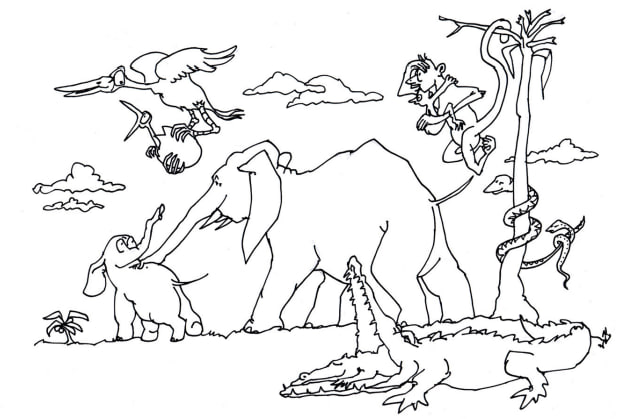
#> input picture spot_the_difference/puzzles/puzzle_extra_05.jpg, 629 x 419 px, found by its file name
$ python check_gt_detections.py
#> lines starting #> are read from the running program, lines starting #| are printed output that depends on the picture; after the words box and inside, x2 and y2 are one past the last pixel; in counts of white or black regions, pixels touching at a corner belong together
#> call 2 of load_bgr, with path = 'puzzles/puzzle_extra_06.jpg'
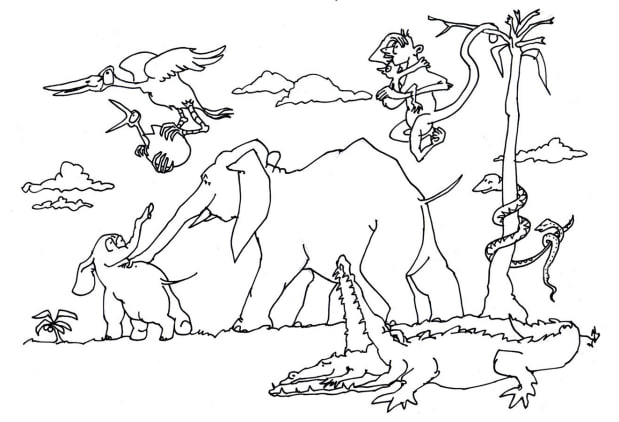
#> input picture spot_the_difference/puzzles/puzzle_extra_06.jpg, 619 x 422 px, found by its file name
### spot_the_difference/engine_v3.py
#!/usr/bin/env python3
"""
engine_v3.py  — Spot the Difference Engine v3
==============================================
Rebuild from scratch per the developer specification.

Key design principles (from spec):
  • Zero hardcoded image-specific overrides.  Every parameter is computed
    dynamically from the panel dimensions or the image data.
  • Dual pipeline: colour-space delta for paintings, local SSIM for line
    drawings.
  • Three-stage alignment: Lanczos resize → SIFT/AKAZE/ORB RANSAC →
    optional ECC refinement.
  • Boundary overlap masking (valid_mask) eroded by 1.5 % of panel width.
  • OCR masking (Khmer + English) with resolution-relative padding.
  • Margin spike detection only for colour mode — disabled for line drawings.
  • Exact contour outlines drawn; numbered badges placed adjacently.

Scale-invariant parameters:
  merge_radius  = max(20, panel_width * 0.05)
  min_area      = max(10, panel_w * panel_h * 0.0001)
  circle_pad    = max(4,  panel_width * 0.005)
  ocr_pad       = max(20, int(panel_width * 0.03))
  erosion_px    = max(5,  int(min(h, w) * 0.015))
  delta_floor   = max(5.0, std(absdiff) * 0.5)  [capped 15.0]

Usage:
  python engine_v3.py puzzle.jpg
  python engine_v3.py original.png modified.png
  python engine_v3.py numbergrid.png --mode number
  python engine_v3.py a.jpg b.jpg --output result.png
"""

import sys
import argparse
import warnings
import random
import os
import re
import cv2
import numpy as np
from pathlib import Path
from skimage.metrics import structural_similarity as ssim
from PIL import Image, ImageDraw, ImageFont

warnings.filterwarnings("ignore")


# ─────────────────────────────────────────────────────────────────────────────
#  FIXED STRUCTURAL CONSTANTS  (not image-specific overrides)
# ─────────────────────────────────────────────────────────────────────────────

MAX_WARP_SCALE       = 3.0    # sanity guard: reject homographies that stretch > 3×
SAME_RATIO_TOL       = 0.03   # aspect-ratio difference below this → simple resize
ECC_MAX_DIM          = 400    # shrink to this size before ECC to keep it fast
ECC_MAX_ITER         = 150
ECC_EPS              = 1e-5

NUM_CELL_PAD         = 4      # pixels cropped from grid-cell border before OCR
NUM_MIN_COLS         = 3
NUM_MIN_ROWS         = 3

HUE_FIXED_THRESH     = 30     # degrees: hue arc above this triggers
HUE_SAT_MIN          = 30     # ignore pixels below this saturation
HUE_SCORE_WEIGHT     = 0.5    # weight of hue delta vs RGB delta
MAX_BLOB_RADIUS_FRAC = 0.25   # max enclosing-circle radius as fraction of min(h,w)
LOW_DELTA_FRAC       = 0.30   # drop groups whose delta < this fraction of median

_SATURATION_LINE_THRESHOLD = 20   # mean saturation below this → line-drawing mode


# ─────────────────────────────────────────────────────────────────────────────
#  DYNAMIC PARAMETER HELPERS
# ─────────────────────────────────────────────────────────────────────────────

def _merge_radius(panel_w: int, panel_h: int) -> int:
    """6 % of the maximum panel dimension, minimum 20 px."""
    return max(20, int(max(panel_w, panel_h) * 0.06))


def _min_area(panel_w: int, panel_h: int) -> int:
    """0.01 % of panel area, minimum 10 px²."""
    return max(10, int(panel_w * panel_h * 0.0001))


def _circle_pad(panel_w: int) -> int:
    """0.5 % of panel width, minimum 4 px."""
    return max(4, int(panel_w * 0.005))


def _ocr_pad(panel_w: int) -> int:
    """3 % of panel width, minimum 20 px."""
    return max(20, int(panel_w * 0.03))


def _erosion_px(h: int, w: int) -> int:
    """1.5 % of shorter dimension, minimum 5 px."""
    return max(5, int(min(h, w) * 0.015))


# [20 lines left out: functions _hue_dilate_ksize, _dynamic_delta_floor, not called in this run]


# ─────────────────────────────────────────────────────────────────────────────
#  FONTS
# ─────────────────────────────────────────────────────────────────────────────

_KHMER_FONT_CANDIDATES = [
    "/usr/share/fonts/truetype/noto/NotoSansKhmer-Bold.ttf",
    "/usr/share/fonts/truetype/noto/NotoSerifKhmer-Bold.ttf",
    "/usr/share/fonts/truetype/noto/NotoSansKhmer-Regular.ttf",
    "/usr/share/fonts/truetype/noto/NotoSerifKhmer-Regular.ttf",
    "C:/Windows/Fonts/NotoSansKhmer-Bold.ttf",
    "C:/Windows/Fonts/NotoSansKhmer-Regular.ttf",
    "/Library/Fonts/NotoSansKhmer-Bold.ttf",
    "/Library/Fonts/NotoSansKhmer-Regular.ttf",
    os.path.expanduser("~/Library/Fonts/NotoSansKhmer-Bold.ttf"),
    os.path.expanduser("~/Library/Fonts/NotoSansKhmer[wdth,wght].ttf"),
    "/usr/local/share/fonts/NotoSansKhmer-Bold.ttf",
    os.path.expanduser("~/.fonts/NotoSansKhmer-Bold.ttf"),
    os.path.expanduser("~/.local/share/fonts/NotoSansKhmer-Bold.ttf"),
]
_AVAILABLE_KHMER_FONTS = [p for p in _KHMER_FONT_CANDIDATES if os.path.exists(p)]

if not _AVAILABLE_KHMER_FONTS:
    print(
        "[WARN] No Khmer fonts found. Khmer text will fall back to the default font.\n"
        "       Linux : sudo apt install fonts-noto-core\n"
        "       macOS : brew install font-noto-sans-khmer"
    )

_LATIN_FONT = next((p for p in [
    "/usr/share/fonts/truetype/liberation/LiberationSans-Bold.ttf",
    "/usr/share/fonts/truetype/dejavu/DejaVuSans-Bold.ttf",
    "C:/Windows/Fonts/arialbd.ttf",
    "/Library/Fonts/Arial Bold.ttf",
    "/System/Library/Fonts/Supplemental/Arial Bold.ttf",
] if os.path.exists(p)), None)


# [23 lines left out: functions _pick_khmer_font, _load_font, not called in this run]


# ─────────────────────────────────────────────────────────────────────────────
#  1.  IMAGE I/O
# ─────────────────────────────────────────────────────────────────────────────

def load_bgr(path: str) -> np.ndarray:
    return cv2.cvtColor(np.array(Image.open(path).convert("RGB")), cv2.COLOR_RGB2BGR)


# [10 lines left out: function crop_text_by_gap, not called in this run]


def _ssim_score(a: np.ndarray, b: np.ndarray) -> float:
    ga = cv2.cvtColor(cv2.resize(a, (512, 512)), cv2.COLOR_BGR2GRAY)
    gb = cv2.cvtColor(cv2.resize(b, (512, 512)), cv2.COLOR_BGR2GRAY)
    score, _ = ssim(ga, gb, full=True)
    return float(score)


# [60 lines left out: function auto_slice, not called in this run]


# ─────────────────────────────────────────────────────────────────────────────
#  2.  ALIGNMENT
# ─────────────────────────────────────────────────────────────────────────────

def _gray(img: np.ndarray) -> np.ndarray:
    return cv2.cvtColor(img, cv2.COLOR_BGR2GRAY)


def _warp_h(src, H, wh):
    return cv2.warpPerspective(src, H, wh,
                               flags=cv2.INTER_LANCZOS4,
                               borderMode=cv2.BORDER_REFLECT_101)


def _homography_ok(H, w, h):
    if H is None:
        return False
    pts = np.float32([[0, 0], [w, 0], [w, h], [0, h]]).reshape(-1, 1, 2)
    out = cv2.perspectiveTransform(pts, H).reshape(-1, 2)
    ow  = float(np.max(out[:, 0]) - np.min(out[:, 0]))
    oh  = float(np.max(out[:, 1]) - np.min(out[:, 1]))
    if ow < 1 or oh < 1:
        return False
    sx, sy = ow / w, oh / h
    lo, hi = 1.0 / MAX_WARP_SCALE, float(MAX_WARP_SCALE)
    return lo < sx < hi and lo < sy < hi


def _stage1_scale(ref, tgt):
    h,  w  = ref.shape[:2]
    ht, wt = tgt.shape[:2]
    if h == ht and w == wt:
        print("[V3-S1] Same size — skip")
        return tgt, True

    ar_r = w  / h
    ar_t = wt / ht
    diff = abs(ar_r - ar_t) / max(ar_r, ar_t)
    if diff <= SAME_RATIO_TOL:
        out = cv2.resize(tgt, (w, h), interpolation=cv2.INTER_LANCZOS4)
        print("[V3-S1] Same ratio → Lanczos resize")
        return out, True

    scale   = min(w / wt, h / ht)
    nw, nh  = int(wt * scale), int(ht * scale)
    resized = cv2.resize(tgt, (nw, nh), interpolation=cv2.INTER_LANCZOS4)
    edge    = np.concatenate([resized[0].reshape(-1, 3), resized[-1].reshape(-1, 3),
                               resized[:, 0].reshape(-1, 3), resized[:, -1].reshape(-1, 3)])
    pad_c   = tuple(int(x) for x in np.median(edge, axis=0))
    canvas  = np.full((h, w, 3), pad_c, dtype=np.uint8)
    y0, x0  = (h - nh) // 2, (w - nw) // 2
    canvas[y0:y0 + nh, x0:x0 + nw] = resized
    print("[V3-S1] Different ratio → fit-and-pad")
    return canvas, False


def _match_features(g_ref, g_tgt, name):
    if   name == "SIFT":  det, norm = cv2.SIFT_create(nfeatures=12000), cv2.NORM_L2
    elif name == "AKAZE": det, norm = cv2.AKAZE_create(),                cv2.NORM_HAMMING
    else:                 det, norm = cv2.ORB_create(nfeatures=12000),   cv2.NORM_HAMMING
    kp1, d1 = det.detectAndCompute(g_ref, None)
    kp2, d2 = det.detectAndCompute(g_tgt, None)
    if d1 is None or d2 is None or len(kp1) < 8 or len(kp2) < 8:
        return kp1, kp2, []
    matcher = cv2.BFMatcher(norm, crossCheck=False)
    raw     = matcher.knnMatch(d2, d1, k=2)
    good    = [m for m, n in raw if len((m, n)) == 2 and m.distance < 0.78 * n.distance]
    return kp1, kp2, good


def _stage2_features(ref, tgt):
    h, w  = ref.shape[:2]
    g_ref = _gray(ref)
    g_tgt = _gray(tgt)
    for name in ("SIFT", "AKAZE", "ORB"):
        kp1, kp2, good = _match_features(g_ref, g_tgt, name)
        print(f"[V3-S2] {name}: {len(good)} good matches")
        if len(good) < 12:
            continue
        src = np.float32([kp2[m.queryIdx].pt for m in good]).reshape(-1, 1, 2)
        dst = np.float32([kp1[m.trainIdx].pt for m in good]).reshape(-1, 1, 2)
        H, mask = cv2.findHomography(src, dst, cv2.RANSAC, 5.0)
        if not _homography_ok(H, w, h):
            print(f"[V3-S2] {name}: homography failed sanity check")
            continue
        inliers = int(mask.sum()) if mask is not None else 0
        print(f"[V3-S2] {name}: accepted ({inliers} inliers)")
        warped = _warp_h(tgt, H, (w, h))
        return warped, H
    print("[V3-S2] No usable homography")
    return tgt, None


def _stage3_ecc(ref, tgt):
    h, w   = ref.shape[:2]
    sc     = min(1.0, ECC_MAX_DIM / max(h, w))
    sw, sh = int(w * sc), int(h * sc)
    g_ref  = _gray(cv2.resize(ref, (sw, sh)))
    g_tgt  = _gray(cv2.resize(tgt, (sw, sh)))
    criteria = (cv2.TERM_CRITERIA_EPS | cv2.TERM_CRITERIA_COUNT, ECC_MAX_ITER, ECC_EPS)
    H_init   = np.eye(3, dtype=np.float32)
    try:
        _, H_small = cv2.findTransformECC(g_ref, g_tgt, H_init,
                                          cv2.MOTION_HOMOGRAPHY, criteria,
                                          inputMask=None, gaussFiltSize=5)
    except cv2.error as e:
        print(f"[V3-S3] ECC failed: {e}")
        return tgt, None
    H_full       = H_small.copy()
    H_full[0, 2] /= sc
    H_full[1, 2] /= sc
    if not _homography_ok(H_full, w, h):
        print("[V3-S3] ECC result insane — skipped")
        return tgt, None
    return _warp_h(tgt, H_full, (w, h)), H_full


def align(ref, tgt, skip_ecc=False):
    """
    Three-stage alignment. Returns (aligned_tgt, H, valid_mask).
    valid_mask is a uint8 mask representing the overlap region after warping,
    eroded by 1.5 % of the shorter dimension to blind boundary noise.
    """
#> called with skip_ecc = False
    h, w   = ref.shape[:2]
#> h = 419; w = 629
    ht, wt = tgt.shape[:2]
#> ht = 422; wt = 619

    s0 = _ssim_score(ref, tgt)
#> in _ssim_score, `gb = cv2.cvtColor(cv2.resize(b, (512, 512)), cv2.COLOR_BGR2GRAY)`:
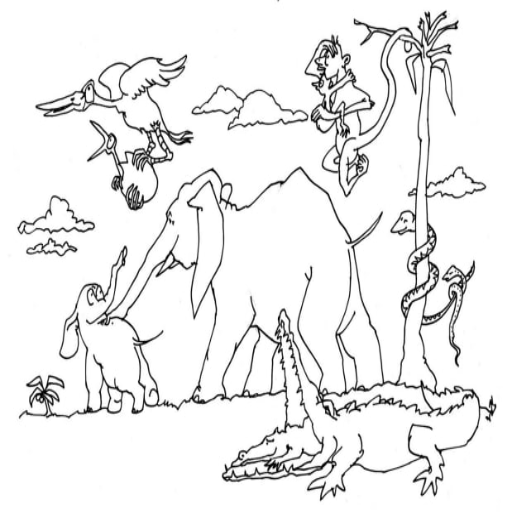
#> gb: shape (512, 512); min 0, max 255, mean 237.3
#> in _ssim_score, `score, _ = ssim(ga, gb, full=True)`: score = 0.558
#> s0 = 0.558
    print(f"[V3] SSIM before alignment : {s0:.4f}")
#| [V3] SSIM before alignment : 0.5582

    tgt_s1, full_overlap = _stage1_scale(ref, tgt)
#> full_overlap = True
    s1 = _ssim_score(ref, tgt_s1)
#> s1 = 0.558
    print(f"[V3] SSIM after  Stage-1   : {s1:.4f}")
#| [V3] SSIM after  Stage-1   : 0.5581

    # Build initial valid_mask from Stage-1
    valid_mask = np.zeros((h, w), dtype=np.uint8)
    if full_overlap:
        valid_mask[:, :] = 255
    else:
        scale  = min(w / wt, h / ht)
        nw, nh = int(wt * scale), int(ht * scale)
        y0, x0 = (h - nh) // 2, (w - nw) // 2
        valid_mask[y0:y0 + nh, x0:x0 + nw] = 255

    tgt_s2, H2 = _stage2_features(ref, tgt_s1)
#> the loop in _stage2_features, `for name in ("SIFT", "AKAZE", "ORB"):` made 1 pass
#> (raw in _match_features, good, ow in _homography_ok, oh in _homography_ok, sx in _homography_ok, sy in _homography_ok, inliers) on pass 1: (1133 matches, 725 matches, 619.4, 422.9, 0.985, 1.01, 613)
#| [V3-S2] SIFT: 725 good matches
#| [V3-S2] SIFT: accepted (613 inliers)
#> H2 = [[0.983, 0.00107, 10.93], [-0.00108, 1.01, 0.886], [-2.83e-06, 2.78e-06, 1]]
    s2 = _ssim_score(ref, tgt_s2)
#> s2 = 0.925
    if s2 >= s1 - 0.005:
        tgt_cur, s_cur, H = tgt_s2, s2, H2
#> s_cur = 0.925; H has the same summary as H2
        if H2 is not None:
            valid_mask = cv2.warpPerspective(valid_mask, H2, (w, h),
                                             flags=cv2.INTER_NEAREST,
                                             borderMode=cv2.BORDER_CONSTANT, borderValue=0)
#> valid_mask: shape (419, 629); 98.1% white; 1 black region, box (x1, y1, x2, y2) and area: (0, 0, 359, 419) 4957
    else:
        tgt_cur, s_cur, H = tgt_s1, s1, None
        print("[V3] Stage-2 made things worse — reverted")
    print(f"[V3] SSIM after  Stage-2   : {s_cur:.4f}")
#| [V3] SSIM after  Stage-2   : 0.9248

    if not skip_ecc:
        tgt_s3, H3 = _stage3_ecc(ref, tgt_cur)
#> in _stage3_ecc, `_, H_small = cv2.findTransformECC(g_ref, g_tgt, H_init, cv2.MOTION_HOM..`: H_small = [[0.998, -6.15e-05, 0.0976], [-0.000396, 0.999, 0.123], [-3.34e-06, -2.52e-06, 1]]
#> in _stage3_ecc, `H_full       = H_small.copy()`: H_full has the same summary as H_small
#> call 2 of _warp_h, with H = array of shape (3, 3), wh = (629, 419)
#> in _warp_h (call 2), `return cv2.warpPerspective(src, H, wh, flags=cv2.INTER_LANCZOS4, borde..`:
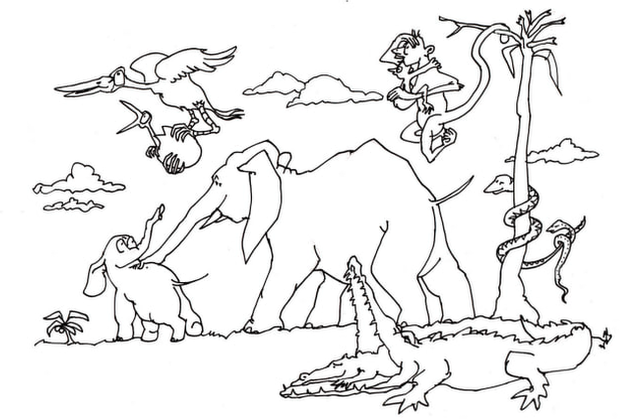
#> returned value: shape (419, 629, 3); mean of channels 0, 1, 2 237.1, 236.9, 236.9; drawn as R, G, B
#> H3 = [[0.998, -6.15e-05, 0.154], [-0.000396, 0.999, 0.194], [-3.34e-06, -2.52e-06, 1]]
        s3 = _ssim_score(ref, tgt_s3)
#> in _ssim_score (call 4), `gb = cv2.cvtColor(cv2.resize(b, (512, 512)), cv2.COLOR_BGR2GRAY)`:
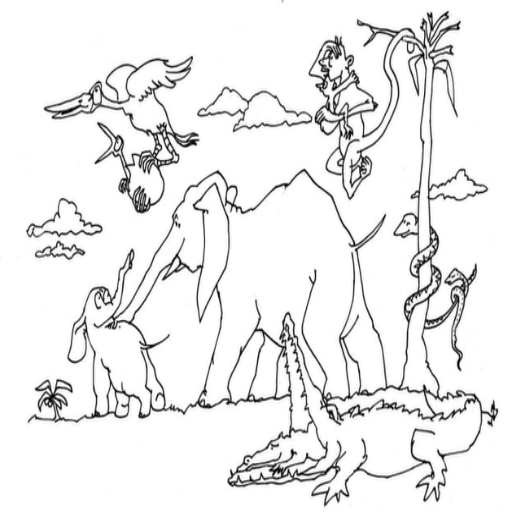
#> gb: shape (512, 512); min 0, max 255, mean 236.9
#> in _ssim_score (call 4), `score, _ = ssim(ga, gb, full=True)`: score = 0.911
#> s3 = 0.911
        if s3 > s_cur + 0.001:
            if H is not None and H3 is not None:
                H = H3 @ H
            elif H3 is not None:
                H = H3
            if H3 is not None:
                valid_mask = cv2.warpPerspective(valid_mask, H3, (w, h),
                                                 flags=cv2.INTER_NEAREST,
                                                 borderMode=cv2.BORDER_CONSTANT, borderValue=0)
            tgt_cur, s_cur = tgt_s3, s3
            print(f"[V3] SSIM after  Stage-3   : {s_cur:.4f}  (ECC applied)")
        else:
            print(f"[V3] SSIM after  Stage-3   : {s3:.4f}  (ECC skipped — no improvement)")
#| [V3] SSIM after  Stage-3   : 0.9113  (ECC skipped — no improvement)

    # Erode valid_mask by 1.5 % of shorter dimension
    ep = _erosion_px(h, w)
#> ep = 6
    k  = cv2.getStructuringElement(cv2.MORPH_RECT, (ep, ep))
    valid_mask = cv2.erode(valid_mask, k)
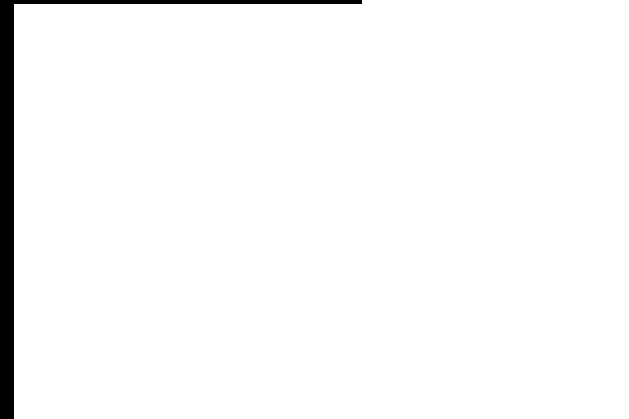
#> valid_mask: shape (419, 629); 97.2% white; 1 black region, box (x1, y1, x2, y2) and area: (0, 0, 362, 419) 7258
    print(f"[V3] valid_mask eroded by {ep}px ({ep/min(h,w)*100:.1f}% of shorter dim)")
#| [V3] valid_mask eroded by 6px (1.4% of shorter dim)

    return tgt_cur, H, valid_mask


# ─────────────────────────────────────────────────────────────────────────────
#  3.  OCR MASKING
# ─────────────────────────────────────────────────────────────────────────────

# [623 lines left out: functions _is_watermark, _mask_ocr_text, _mask_margins, _lab_delta_map, _hue_delta_map, _auto_threshold and 7 more, not called in this run]


def _khmer_digits(n):
    return str(n).translate(str.maketrans("0123456789", "០១២៣៤៥៦៧៨៩"))


# [181 lines left out: functions make_khmer_banner, add_watermark, draw_circles_on_panel, draw_contours_and_numbers_on_panel, not called in this run]


# ─────────────────────────────────────────────────────────────────────────────
#  9.  OUTPUT BUILDERS
# ─────────────────────────────────────────────────────────────────────────────

BH = 80   # banner height in pixels


# [240 lines left out: functions build_stacked_output, build_vertical_split_output, build_stacked_output_numgrid, build_sidebyside_output, build_sidebyside_output_numgrid, parse_args and 1 more, not called in this run]


# [2 lines that do not run on import are left out]

### spot_the_difference/scratch/check_gt_detections.py
import cv2
import numpy as np
import sys
sys.path.append(".")
import engine_v3

img_a = engine_v3.load_bgr("puzzles/puzzle_extra_05.jpg")
img_b = engine_v3.load_bgr("puzzles/puzzle_extra_06.jpg")

img_b_aligned, H_align, valid_mask = engine_v3.align(img_a, img_b)
#> H_align has the same summary as H2 in align

h, w = img_a.shape[:2]
#> h = 419; w = 629
gray_a = engine_v3._gray(img_a)
gray_b = engine_v3._gray(cv2.resize(img_b_aligned, (w, h), interpolation=cv2.INTER_LANCZOS4))
abs_diff = cv2.absdiff(gray_a, gray_b)
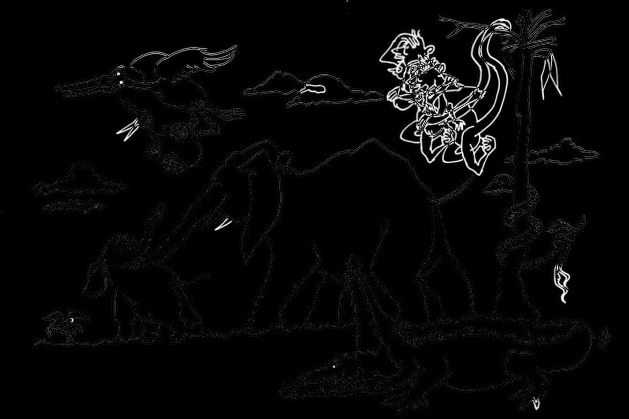
#> abs_diff: shape (419, 629); min 0, max 255, mean 6.8

# Map ground truth coordinates from answer_01.jpg to puzzle_extra_05 space
# We computed them using the inverse homography:
gt_coords = {
    "GT 1 (Cloud)": (109, 64),
    "GT 2 (Cloud)": (545, 85),
    "GT 3 (Cloud)": (294, 87),
    "GT 4 (Cloud)": (439, 100),
    "GT 5 (Bird Beak)": (112, 127),
    "GT 6 (Baby Bird)": (207, 218),
    "GT 7 (Climber Belt)": (557, 290),
    "GT 8 (Spider)": (56, 312),
    "GT 9 (Elephant Ear/Tusk)": (322, 363),
    "GT 10 (Croc Mouth)": (517, 393)
}

print("Checking Ground Truth Regions:")
for name, (cx, cy) in gt_coords.items():
    # Find local max in absolute difference in a 30x30 window
    r = 20
    y1, y2 = max(0, cy - r), min(h, cy + r)
    x1, x2 = max(0, cx - r), min(w, cx + r)

    roi = abs_diff[y1:y2, x1:x2]
    max_val = np.max(roi)

    # Coordinates of max val in full image
    loc = np.unravel_index(np.argmax(roi), roi.shape)
    peak_y = y1 + loc[0]
    peak_x = x1 + loc[1]

    # Calculate SSIM local score
    print(f"  {name}: Center=({cx},{cy}) -> Local Peak=({peak_x},{peak_y}) with Diff={max_val}")
#> this loop made 10 passes
#> (max_val, loc, peak_y, peak_x) on passes 1 to 10: (255, (38, 32), 82, 121), (251, (22, 32), 87, 557), (245, (24, 39), 91, 313), (255, (4, 0), 84, 419), (255, (24, 28), 131, 120), (255, (29, 32), 227, 219), (255, (10, 29), 280, 566), (232, (27, 36), 319, 72), (201, (23, 31), 366, 333), (255, (35, 39), 408, 536)
#|   GT 1 (Cloud): Center=(109,64) -> Local Peak=(121,82) with Diff=255
#|   GT 2 (Cloud): Center=(545,85) -> Local Peak=(557,87) with Diff=251
#|   GT 3 (Cloud): Center=(294,87) -> Local Peak=(313,91) with Diff=245
#|   GT 4 (Cloud): Center=(439,100) -> Local Peak=(419,84) with Diff=255
#|   GT 5 (Bird Beak): Center=(112,127) -> Local Peak=(120,131) with Diff=255
#|   GT 6 (Baby Bird): Center=(207,218) -> Local Peak=(219,227) with Diff=255
#|   GT 7 (Climber Belt): Center=(557,290) -> Local Peak=(566,280) with Diff=255
#|   GT 8 (Spider): Center=(56,312) -> Local Peak=(72,319) with Diff=232
#> (further printed lines are left out)
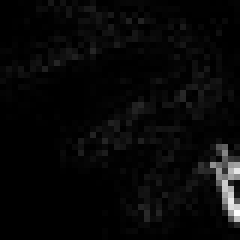
#> roi: shape (40, 40) (shown 6 times larger); min 0, max 255, mean 7.9
